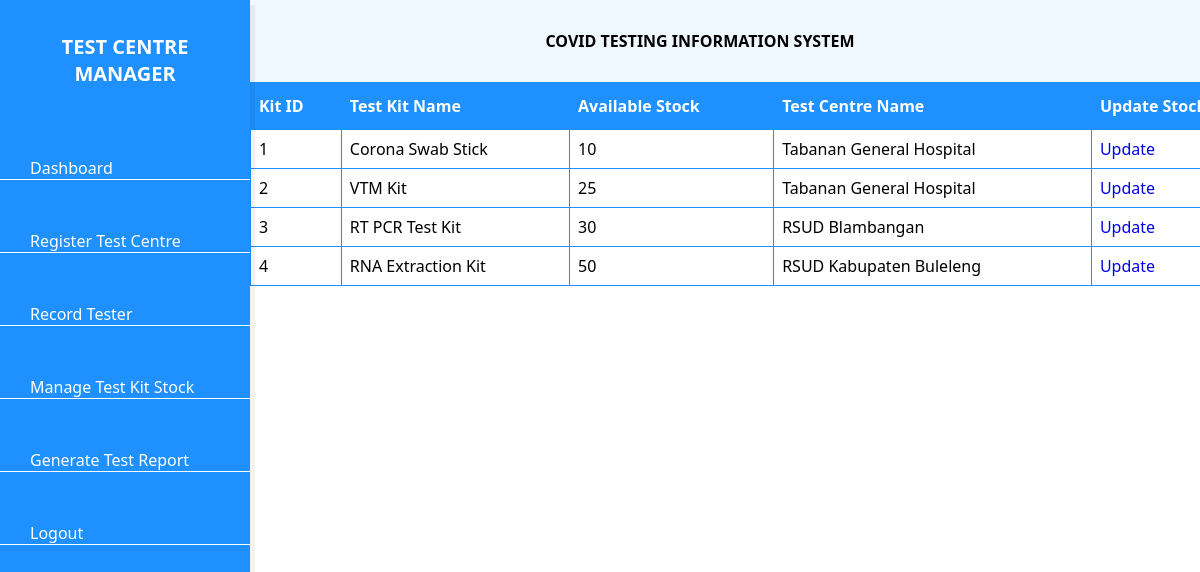
The app's page /TestKitData.php (signed in) with its own data.
### tables this page shows
CREATE TABLE `testkit` (
  `kitID` int(255) NOT NULL,
  `testName` varchar(255) NOT NULL,
  `availableStock` int(255) NOT NULL,
  `centreName` varchar(255) NOT NULL
);

### TestKitData.php (the view, shortened to what this page needs)
<?php
if (isset($_SESSION['username'])) {
?>
<!DOCTYPE html>
<html lang="en">
  <head>
    <link rel="stylesheet" href="dashboardcss/style.css" />
	<link rel="stylesheet" href="dataTables.bootstrap4.min.css" />
  </head>
  <body>
    <div class="sidebar">
      <h2>Test Centre Manager</h2>
      <ul class="nav">
        <li>
          <a href="dashboardManager.php">
            <span>Dashboard</span>
          </a>
        </li>
		<li>
          <a href="RegisterTestCentreForm.php">
            <span>Register Test Centre</span>
          </a>
        </li>
        <li>
          <a href="RecordTesterForm.php">
            <span>Record Tester</span>
          </a>
        </li>
        <li>
          <a href="ManageTestKitStockForm.php">
            <span>Manage Test Kit Stock</span>
          </a>
        </li>
        <li>
          <a href="#">
            <span>Generate Test Report</span>
          </a>
        </li>
        <li>
          <a href="Logout.php">
            <span>Logout</span>
          </a>
        </li>
      </ul>
    </div>
    <div class="main">
      <b>COVID TESTING INFORMATION SYSTEM</b>
    </div>
	<?php include "db_conn.php";?>
	<div style="overflow-x: auto;">
		<table id="testKit">
			<thead>
				<tr>
					<th>Kit ID</th>
					<th>Test Kit Name</th>
					<th>Available Stock</th>
					<th>Test Centre Name</th>
					<th>Update Stock</th>
				</tr>
			</thead>
			<tbody>
				<?php
					$data = mysqli_query($conn, "SELECT * FROM testKit");
					while($show = mysqli_fetch_array($data)){
						echo "
						<tr>
							<td>$show[kitID]</td>
							<td>$show[testName]</td>
							<td>$show[availableStock]</td>
							<td>$show[centreName]</td>
							<td>
								<a href='UpdateTestKitStockForm.php?id=$show[kitID]'> Update </a>
							</td>
						</tr>";
					}
				?>
			</tbody>
		</table>
	</div>
  </body>
</html>
<?php
}

### dashboardcss/style.css (style rules this page uses)
* { margin: 0; padding: 0; text-decoration: none; }
body { box-sizing: border-box; font-family: 'Segoe UI', Tahoma, Geneva, Verdana, sans-serif; }
.sidebar { position: fixed; background: #1E90FF; box-shadow: 5px 5px rgba(0, 0, 0, 0.05); width: 250px; height: 100%; top: 0; left: 0; z-index: 1; }
.sidebar h2 { text-align: center; font-size: 20px; text-transform: uppercase; color: #ffffff; background: #1E90FF; padding: 20px; font-weight: bold; }
.sidebar ul li { border-bottom: 1px solid #ffffff; margin: 50px 0; }
.sidebar ul li a { color: #ffffff; padding: 0 30px; }
.main { text-align: center; background: #F0F8FF; box-shadow: 5px 5px rgba(0, 0, 0, 0.05); margin-left: 200px; padding: 30px; }
h2 { color: #FFFFFF; text-align: center; margin-bottom: 40px; }
h2 { margin-top: 5%; }
#testKit { border-collapse: collapse; width: 85.3%; margin-left: 250px; }
#testKit td, #testKit th { border: 1px solid #1E90FF; padding: 8px; }
#testKit th { padding-top: 12px; padding-bottom: 12px; text-align: left; background-color: #1E90FF; color: white; }

### records on screen
testkit: kitID "1", testName "Corona Swab Stick", availableStock "10", centreName "Tabanan General Hospital"
testkit: kitID "2", testName "VTM Kit", availableStock "25", centreName "Tabanan General Hospital"
testkit: kitID "3", testName "RT PCR Test Kit", availableStock "30", centreName "RSUD Blambangan"
testkit: kitID "4", testName "RNA Extraction Kit", availableStock "50", centreName "RSUD Kabupaten Buleleng"
